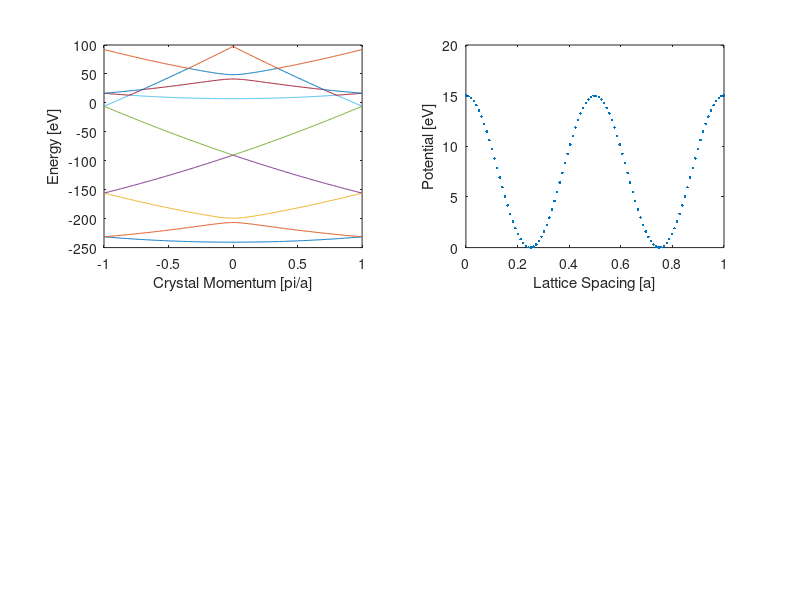

Source code (MATLAB):
%fundamental constants
hbar=1.054e-34; %J.s
m=9.10938291e-31; %kg
c=2.99792458e8; %m/s
e=1.602176565e-19; %C

%Set time periodicity
omega=2*pi*6e16;
T=2*pi/omega; 
%set lattice periodicity
a=0.2e-9; %in m
%Define potential, in J.
k_lattice=2*pi/a;
Erecoil=hbar^2*k_lattice^2/(2*m);
V=15;
b=0.0/k_lattice;
potential_form=@(x,t)V*cos(k_lattice*x+b.*cos(omega*t)).^2*e;

%select number of Fourier modes, Recp Vects, and Brillouin zone q vects to use.
%These all should be odd.
Nf=3; 
Nrec=31; %Nf*nrec is dimension of matrices
Nbrill=301; %number of matrices to diagonalize

%create these
nfvals=-(Nf-1)/2:1:(Nf-1)/2;
RecBaseVect=2*pi/a;
RecVects=-(Nrec-1)/2*RecBaseVect:RecBaseVect:(Nrec-1)/2*RecBaseVect;
Qvectors=(2*pi/(Nbrill*a))*(-(Nbrill-1)/2:1:(Nbrill-1)/2);

%define the complex exponential function we'll need for our fourier
%integrals
four_space_exp=@(x,k) exp(1i*x*k);
four_time_exp=@(t,w) exp(1i*w*t);

%create matrices
Umat=zeros(Nrec,Nrec,Nf);
for nn=1:Nf
    for ii=1:Nrec
        for jj=1:Nrec
            Q=RecVects(jj)-RecVects(ii);
            angfreq=omega*nfvals(nn);
            Umat(ii,jj,nn)=integral2(@(u,v)(potential_form(u.*a,v.*T).*four_space_exp(u,Q.*a).*four_time_exp(v,angfreq.*T)),0,1,0,1);
        end
    end
end

%Create skeleton matrix. This contains terms that do not vary with q. 
H_skeleton=kron(diag(nfvals),eye(Nrec))*hbar*omega;
%Blocks for each time fourier component
for nn=1:Nf
    H_skeleton=H_skeleton+kron(diag(ones(1,Nf-abs(nfvals(nn))),nfvals(nn)),Umat(:,:,nn));
end

%create array to hold eigenvalues for each q value
lambda=[];
for ii=1:Nbrill
    k=Qvectors(ii);
    %delta part
    delta_vect=zeros(1,Nrec);
    for jj=1:Nrec
        Q=RecVects(jj);
        delta_vect(jj)=(hbar^2/(2*m)).*norm(k-Q)^2;
    end
    delta_part=kron(eye(Nf),diag(delta_vect));
    %create and diagonalize matrix. Append as next row of lambda
    floquet_H=delta_part+H_skeleton;
    lambda=cat(1,lambda,transpose(eig(floquet_H)));   
end

%plot the band structure over the first Brillouin zone.
subplot(2,2,1)
%plot(Kvectors/(pi/a),lambda)
plot(Qvectors/(pi/a),lambda(:,1:9)/e)
xlabel('Crystal Momentum [pi/a]')
ylabel('Energy [eV]')
subplot(2,2,2)
x=linspace(0,1,100);
plot(x,potential_form(a*x,0)/e,'.')
xlabel('Lattice Spacing [a]')
ylabel('Potential [eV]')
    